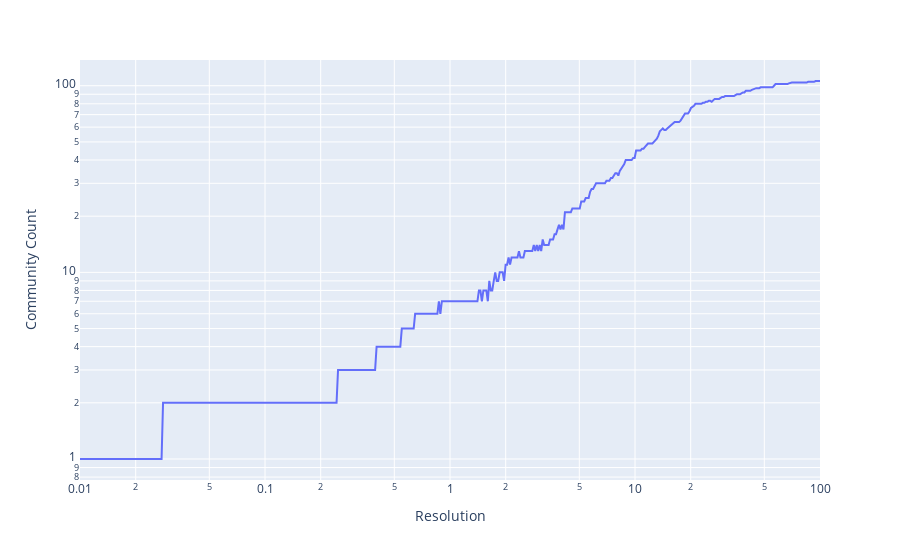

The notebook cell saved with this chart:
### Code cell
fig = px.line(x=resolutions, y=community_count, log_x=True, log_y=True, labels={'x': 'Resolution', 'y': 'Community Count'})
pyo.iplot(fig)

### Figure 1 — Plotly figure (JSON) as saved in the notebook; plotly's stock layout.template omitted (floating-point values rounded to 4 significant figures; data arrays with more than 128 entries replaced by an {"elided": "..."} marker saying what was removed)
{"data": [{"hovertemplate": "Resolution=%{x}<br>Community Count=%{y}<extra></extra>", "legendgroup": "", "line": {"color": "#636efa", "dash": "solid"}, "marker": {"symbol": "circle"}, "mode": "lines", "name": "", "orientation": "v", "showlegend": false, "type": "scatter", "x": {"elided": "500 float values"}, "xaxis": "x", "y": {"elided": "500 int values"}, "yaxis": "y"}], "layout": {"legend": {"tracegroupgap": 0}, "margin": {"t": 60}, "xaxis": {"anchor": "y", "domain": [0, 1], "title": {"text": "Resolution"}, "type": "log"}, "yaxis": {"anchor": "x", "domain": [0, 1], "title": {"text": "Community Count"}, "type": "log"}}}
